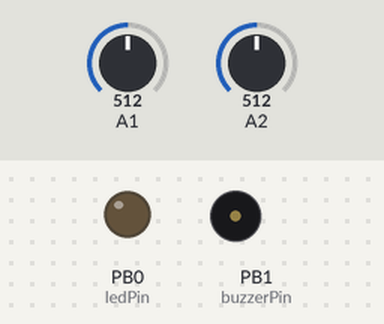
Recording of a sketch running on a simulated ATtiny85, built with avr-gcc and run on an emulated ATtiny85. On the bench: output pins drawn as LEDs (lit = HIGH), buzzer (waves = sounding). The test bench sets the inputs (shaded band); at power-on: A1 = 512, A2 = 512. Pins used as bus, display or sensor lines are not drawn.

Above: at 5.0 s.
At 11.7 s:
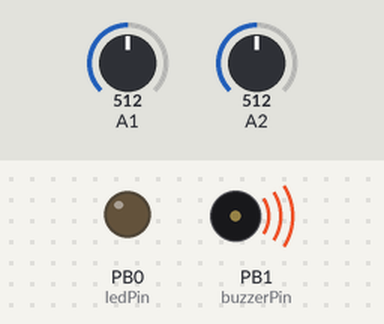
Timing chart, 0 to 12.7 s (numbered marks = the images above):
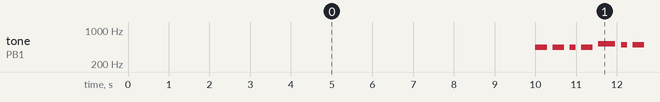

Measured:
- by itself, tone on PB1 (buzzerPin): plays 440 Hz for 0.29 s, 440 Hz for 0.28 s, 440 Hz for 0.15 s, 440 Hz for 0.28 s, 523 Hz for 0.42 s, 494 Hz for 0.14 s … (157 notes in this stretch)

The sketch:

amIStillAlive.ino
```cpp
//Am I alive?
/*This sketch is meant to use two thermistors to measure body temperature
  and ambient temperature to determine if the user of the device is dead
  If the user is alive it will alert them of the fact, and if they are dead
  it will alert them by other means*/

#define tempSlope -0.11494
#define tempIntercept 103.74
#define bodyPin 1 //use this pin for the body sensor
#define ambPin 2 //use this pin for the ambient temp sensor
#define ledPin 0 //use this pin to control the LED output
#define buzzerPin 1 //this must be a PWM pin in order to make use of the tone library
#define checkInterval 10 //this controls how often the code will check if you are alive or not
#define deathThreshold 15//if you are less than this many degrees above ambient temperature, you are proably dead


#define REST 0
#define B0  31
#define C1  33
#define CS1 35
#define D1  37
#define DS1 39
#define E1  41
#define F1  44
#define FS1 46
#define G1 49
#define GS1 52
#define A1  55
#define AS1 58
#define B1  62
#define C2  65
#define CS2 69
#define D2  73
#define DS2 78
#define E2  82
#define F2  87
#define FS2 93
#define G2  98
#define GS2 104
#define A2  110
#define AS2 117
#define B2  123
#define C3  131
#define CS3 139
#define D3  147
#define DS3 156
#define E3  165
#define F3  175
#define FS3 185
#define G3  196
#define GS3 208
#define A3  220
#define AS3 233
#define B3  247
#define C4  262
#define CS4 277
#define D4  294
#define DS4 311
#define E4  330
#define F4  349
#define FS4 370
#define G4  392
#define GS4 415
#define A4  440
#define AS4 466
#define B4  494
#define C5  523
#define CS5 554
#define D5  587
#define DS5 622
#define E5  659
#define F5  698
#define FS5 740
#define G5  784
#define GS5 831
#define A5  880
#define AS5 932
#define B5  988
#define C6  1047
#define CS6 1109
#define D6  1175
#define DS6 1245
#define E6  1319
#define F6  1397
#define FS6 1480
#define G6  1568
#define GS6 1661
#define A6  1760
#define AS6 1865
#define B6  1976
#define C7  2093
#define CS7 2217
#define D7  2349
#define DS7 2489
#define E7  2637
#define F7  2794
#define FS7 2960
#define G7  3136
#define GS7 3322
#define A7  3520
#define AS7 3729
#define B7  3951
#define C8  4186
#define CS8 4435
#define D8  4699
#define DS8 4978
/*************************************************
* Note Duration Constants  (not used in this app)
*************************************************/
#define FN 1    // 64th note
#define TN 2    // 32nd note
#define DTN 3   // dotted 32nd note
#define SN 4    // 16th note
#define DSN 6   // dotted 16th note
#define EN 8    // 8th note
#define DEN 12  // dotted 8th note
#define QN 16   // quarter note
#define DQN 24  // dotted quarter note
#define HN 32   // half note
#define DHN 48  // dotted half note
#define WN 64   // whole note
#define DWN 96  // dotted whole note
/*************************************************
* Music Content is stored in the following array.
* PROGMEM is needed because of the large data size
.
* "Prelude in C" Well
-
Tempered Clavier, J.S.Bach
*************************************************/
#define NOTECOUNT 25             // length of array
#include <avr/pgmspace.h>         // needed for PROGMEM
PROGMEM const uint16_t lengthArray[] = //contains the length of each note
{
  };

PROGMEM const uint16_t  noteArray[] =
{
/*F4, GS4, AS4, C5, C5, AS4, GS4, AS4, //measures 1-2, notes 1-32
F4, GS4, GS4, GS4, AS4, AS4, F4, F4,
GS4, GS4, GS4, F4, E4, F4, F4, F4,
C5, C5, C5, C5, F4, GS4, GS4, GS4,
AS4, AS4, F4, F4, GS4, GS4, GS4, GS4, //measures 3-4, notes 33-64
E4, F4, F4, F4, F4, GS4, GS4, AS4,
C4, E4, G4, C5, E5, G4, C5, E5,*/
C5, C5,REST, AS4, AS4,REST, GS4, GS4,REST, G4, G4,REST,
G4, GS4,GS4, GS4, GS4,REST, G4, GS4,GS4, GS4, GS4,REST,
/*C5, C5,REST, AS4, AS4,REST, GS4, GS4,REST, G4, G4,
G4, GS4, GS4, GS4,REST, G4, GS4, GS4, GS4,REST,
C5, C5,REST, AS4, AS4,REST, GS4, GS4,REST, G4, G4,
G4, GS4, GS4, GS4,REST, G4, GS4, GS4, GS4,REST,
C5, C5,REST, AS4, AS4,REST, GS4, GS4, G4, G4,
G4, GS4, GS4, GS4, G4, GS4, GS4, GS4,
C5, C5, AS4, AS4, GS4, GS4, G4, G4,
G4, GS4, GS4, GS4, G4, GS4, GS4, GS4,*/
};

#define NOTECOUNTTWO 32
PROGMEM const uint16_t noteArrayTwo[] = {
  A4,A4,REST,A4,A4,REST,A4,REST,A4,A4,REST,C5,C5,C5,REST,B4,REST,B4,B4,REST,A4,REST,A4,A4,REST,A4,REST,A4,A4,A4,A4,A4
};

volatile uint32_t toggle_count;
// TrinketTone:
// Generate a square wave on a given frequency &duration
// Call with frequency (in hertz) and duration (in milliseconds).
// Uses Timer1 in CTC mode.  Assumes PB1 already in OUPUT mode.
// Generated tone is non-blocking, so routine immediately
// returns while tone is playing.
void TrinketTone
(uint16_t frequency, uint32_t duration)
{
// scan through prescalars to find the best fit
uint32_t ocr = F_CPU/frequency/2;
uint8_t  prescalarBits = 1;
while (ocr>255)
{
prescalarBits++;
ocr /= 2;
}
// CTC mode; toggle OC1A pin; set prescalar
TCCR1 = 0x90 | prescalarBits;
// Calculate note duration in terms of toggle count
// Duration will be tracked by timer1 ISR
toggle_count = frequency * duration / 500;
OCR1C = ocr
-
1;
// Set the OCR
bitWrite(TIMSK, OCIE1A, 1);      // enable interrupt
}
// Timer1 Interrupt Service Routine:
// Keeps track of note duration via toggle counter
// When correct time has elapsed, counter is disabled
ISR(TIMER1_COMPA_vect)
{
if
(toggle_count != 0)             // done yet?
toggle_count--;                  // no, keep counting
else                               // yes,
TCCR1 = 0x90;                    // stop the counter
}
// PlayBach:
// Plays "Prelude in C", which isheld in noteArray
// Uses PROGMEM to store array, due to large size
void PlayAlive()
{
int len = 140;                     // modify for speed
int dly = 140;                     // modify for articulation
for (int count=0; count<NOTECOUNT; count++)
{
TrinketTone( pgm_read_word( &noteArray[count] ), len);
delay(dly);

}
//TrinketTone(C4,1500);              // final note
//delay(1500);
}

void PlayFuneral(){
  int len = 250;                     // modify for speed
int dly = 140;                     // modify for articulation
for (int count=0; count<NOTECOUNTTWO; count++)
{
TrinketTone( pgm_read_word( &noteArrayTwo[count] ), len);
delay(dly);

}
//TrinketTone(C4,1500);              // final note
//delay(1500);
}

int tempBod = 0; //declare these as globals so we won't have to waste instructions declaring them each time through the loop
int tempAmb = 0;

char notes[] = "cdfda ag cdfdg gf "; // a space represents a rest
int beats[] = {1,1,1,1,1,1,4,4,2,1,1,1,1,1,1,4,4,2};

float getTemp(int AnVal) {
  return (tempSlope * AnVal + tempIntercept);
}

void toneSequenceAlive() {
  PlayAlive();
  digitalWrite(ledPin, HIGH);
  delay(1000);
  digitalWrite(ledPin, LOW);
}

void toneSequenceDead() {
  PlayFuneral();

}

void setup() {
  pinMode(2, INPUT); //declare one analog input for the body temperature sensor
  pinMode(4, INPUT); //declare analog input for the ambient temperature sensor

  pinMode(ledPin, OUTPUT); //declare the pin for the LED as an output
  //I think the speaker pin declaration will be taken care of by the tone library?

  pinMode(buzzerPin, OUTPUT);
}

void loop() {
  /*Here is the general order of business for the loop:
    0. wait the appropriate interval
    1. read each of the sensors
    2. find the difference in temperatures
    3. decide if that difference indicates death (if they aren't different enough)
    4. play the appropriate tone&light sequence*/

  //step 0:
  //while((millis() % (1000 * checkInterval)) < 10) {} //this should work???
  delay(1000 * checkInterval);

  //step 1:
  tempBod = analogRead(1);
  tempAmb = analogRead(2);


  //step 2&3&4:
  if (((tempBod) - (tempAmb)) > (deathThreshold)) {
    toneSequenceAlive();
  }
  else {
    toneSequenceDead();
  }

  int i, duration;
  int songLength = strlen(notes);
  int tempo = 150;

  for (i = 0; i < songLength; i++) // step through the song arrays
  {
    duration = beats[i] * tempo;  // length of note/rest in ms

    if (notes[i] == ' ')          // is this a rest?
    {
      delay(duration);            // then pause for a moment
    }
    else                          // otherwise, play the note
    {
      tone(buzzerPin, frequency(notes[i]), duration);
      delay(duration);            // wait for tone to finish
    }
    delay(tempo / 10);            // brief pause between notes
  }


  // We only want to play the song once, so we'll pause forever:
  //while (true) {}
  // If you'd like your song to play over and over,
  // remove the above
}


// adapted from SparkFun Inventor Kit https://www.sparkfun.com/products/12001
// Please download the original source code for detail comment of the source code
// http://cdn.sparkfun.com/datasheets/Kits/SIK%20Guide%20Code.zip


int frequency(char note)
{
  // This function takes a note character (a-g), and returns the
  // corresponding frequency in Hz for the tone() function.

  int i;
  const int numNotes = 8;  // number of notes we're storing

  // The following arrays hold the note characters and their
  // corresponding frequencies. The last "C" note is uppercase
  // to separate it from the first lowercase "c". If you want to
  // add more notes, you'll need to use unique characters.

  // For the "char" (character) type, we put single characters
  // in single quotes.

  char names[] = { 'c', 'd', 'e', 'f', 'g', 'a', 'b', 'C' };
  int frequencies[] = {262, 294, 330, 349, 392, 440, 494, 523};

  // Now we'll search through the letters in the array, and if
  // we find it, we'll return the frequency for that note.

  for (i = 0; i < numNotes; i++)  // Step through the notes
  {
    if (names[i] == note)         // Is this the one?
    {
      return (frequencies[i]);    // Yes! Return the frequency
    }
  }
  return (0); // We looked through everything and didn't find it,
  // but we still need to return a value, so return 0.
}
```
